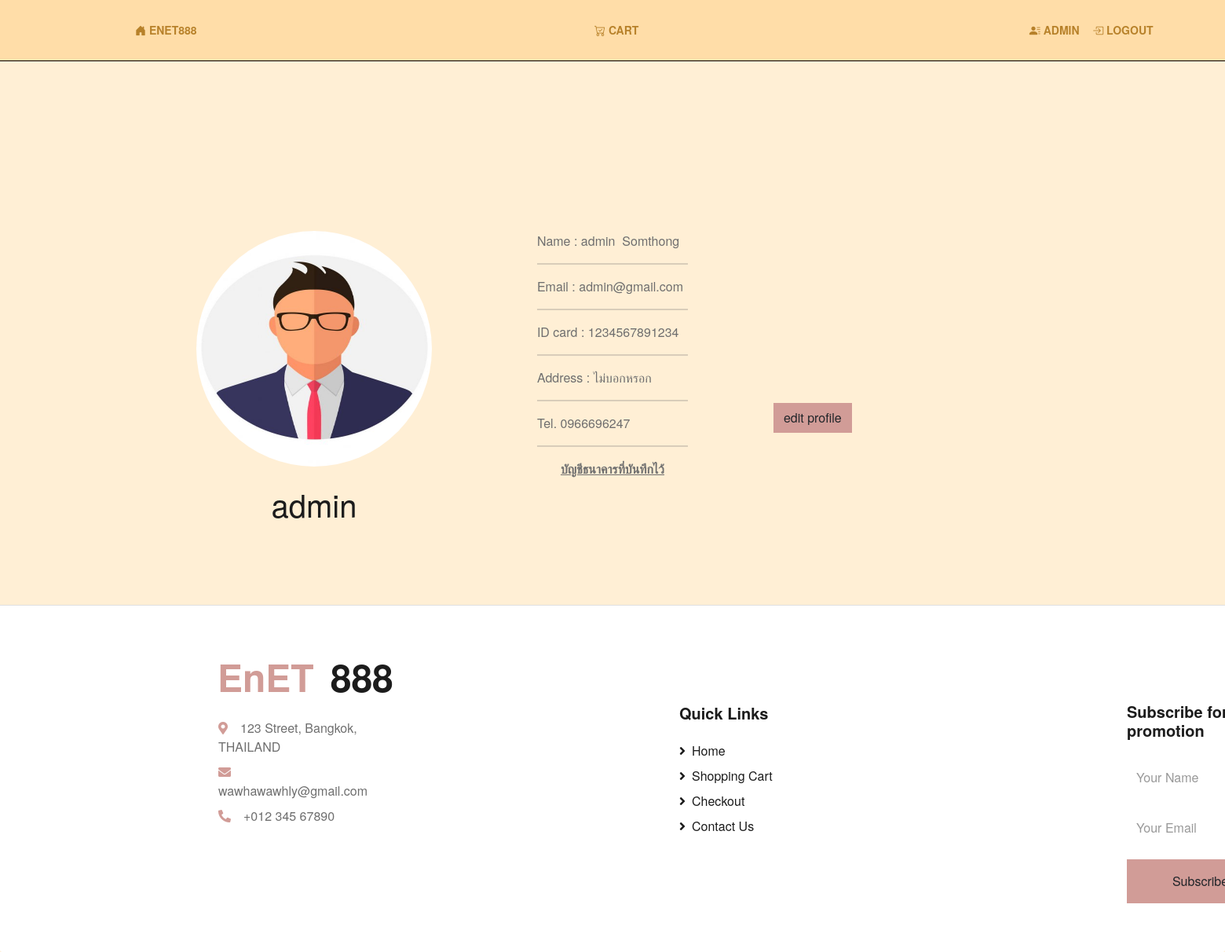
The app's page /profile.php (signed in) with its own data.
### tables this page shows
CREATE TABLE `user` (
  `User_ID` int(11) NOT NULL,
  `username` varchar(50) NOT NULL,
  `password` varchar(50) NOT NULL,
  `name` varchar(100) NOT NULL,
  `surname` varchar(255) NOT NULL,
  `email` varchar(100) NOT NULL,
  `ID_card` varchar(50) NOT NULL,
  `address` text NOT NULL,
  `tel` varchar(50) NOT NULL,
  `Icon` varchar(255) NOT NULL,
  `role` varchar(255) NOT NULL
);

### profile.php (the view, shortened to what this page needs)
<!DOCTYPE html>
<html lang="en">
<head>
    <link rel="stylesheet" href="https://cdn.jsdelivr.net/npm/bootstrap-icons@1.6.1/font/bootstrap-icons.css">
    <link href="https://cdn.jsdelivr.net/npm/bootstrap@5.1.3/dist/css/bootstrap.min.css" rel="stylesheet">
    <link rel="stylesheet" href="css/profile.css">
    <link href="css/style.css" rel="stylesheet">
    <link href="https://cdnjs.cloudflare.com/ajax/libs/font-awesome/5.10.0/css/all.min.css" rel="stylesheet">
</head>
<body>
    <?php include 'nav.php'; ?>
    <div class="container rounded mt-5 mb-5">
        <div class="row align-items-center">
            <div class="col-sm-4 ">
                <br><br><br>
                    <div class="d-flex flex-column align-items-center text-center p-3 py-5">
                    <?php
                        $conn = new PDO("mysql:host=localhost; dbname=enet888; charset=utf8","root","");
                        $sql = "SELECT * FROM user WHERE username='$_SESSION[username]'";
                        $result=$conn->query($sql);
                        $row = $result->fetch();
                    ?>
                        <center>
                    <?php
                            if($row['Icon']==""){
                    ?>
                                <img class="rounded-circle mt-5" src="img/default-profile.jpg" width="300px" height="300px" alt="avatar">
                    <?php
                            }else{
                    ?>
                                <img class="rounded-circle mt-5" src="image/Icon/<?php echo $row['Icon']?>" width="300px" height="300px" alt="avatar">
                    <?php
                            }
                    ?>
                        </center>
                        <br>
                        <h1><?php echo $row["username"]; ?></h1>
                    </div>
            </div>
        <div class="col-sm-4">
            <br><br><br>
        <div class="d-flex flex-column align-items-center text-center p-3 py-5">
         <div style="text-align: left;">
           <p>Name : <?php echo $row["name"]; ?>&nbsp;&nbsp;<?php echo $row["surname"]; ?></p><hr>
           <p>Email : <?php echo $row["email"]; ?></p><hr>
           <p>ID card : <?php echo $row["ID_card"]; ?></p><hr>
           <p>Address : <?php echo $row["address"]; ?></p><hr>
           <p>Tel. <?php echo $row["tel"]; ?></p><hr>
        <div class="col-md-12">
            <p class="container"><b><u>บัญชีธนาคารที่บันทึกไว้</u></b> <br>
            </p>
        </div>
         </div>
         </div>
        </div>
        <div class="col-sm-4">
            <br><br><br><br><br><br><br><br><br>
            <a href="profile_edit.php" class="btn btn-primary profile-button text-align=right" >edit profile</a>
        </div>
        </div>
    </div>
     <div class="card-footer" style="background-color: #ffff ;">
        <div class="col-2" style="margin-top: 50px; margin-bottom: 100px; margin-left: 225px; margin-right: 200px;">
            <h1 class="mb-4 display-5 font-weight-semi-bold"><span class="text-primary font-weight-bold border border-white px-3 mr-1">EnET</span>888</h1>
            <p class="mb-2" style="padding-left: 18px;"><i class="fa fa-map-marker-alt text-primary mr-3"></i>123 Street, Bangkok, THAILAND</p>
            <p class="mb-2" style="padding-left: 18px;"><i class="fa fa-envelope text-primary mr-3"></i>wawhawawhly@gmail.com</p>
            <p class="mb-0" style="padding-left: 18px;"><i class="fa fa-phone-alt text-primary mr-3"></i>+012 345 67890</p>
        </div>
        <div class="col-2" style="margin-left: 830px; margin-top: -255px; margin-bottom: 50px;">
            <h5 class="font-weight-bold text-dark mb-4">Quick Links</h5>
                <div class="d-flex flex-column justify-content-start">
                    <a class="text-dark mb-2" href="index.php"><i class="fa fa-angle-right mr-2"></i>Home</a>
                    <a class="text-dark mb-2" href="cart.php"><i class="fa fa-angle-right mr-2"></i>Shopping Cart</a>
                    <a class="text-dark mb-2" href="***"><i class="fa fa-angle-right mr-2"></i>Checkout</a>
                    <a class="text-dark" href="***"><i class="fa fa-angle-right mr-2"></i>Contact Us</a>
                </div>
        </div>
        <div class="col-2" style="margin-left: 1400px; margin-top: -220px; margin-bottom: 50px;">
            <h5 class="font-weight-bold text-dark mb-4">Subscribe for promotion</h5>
                <form action="">
                    <div class="form-group">
                        <input type="text" class="form-control border-0 py-4" placeholder="Your Name" required="required" />
                    </div>
                    <div class="form-group">
                        <input type="email" class="form-control border-0 py-4" placeholder="Your Email" required="required" />
                    </div>
                    <div>
                        <button class="btn btn-primary btn-block border-0 py-3" type="submit">Subscribe Now</button>
                    </div>
                </form>
        </div>
    </div>
</body>
</html>

### nav.php
<link rel="stylesheet" href="https://cdn.jsdelivr.net/npm/bootstrap-icons@1.6.1/font/bootstrap-icons.css">
<link rel="stylesheet" href="css/nav.css">
<?php if(!isset($_SESSION["User_ID"])){ ?>
  <div class="navbar" style="background-color: #ffdda8 ;">
    <a class="nav-link nav-link-ltr" style="margin-left: 10%;" id="left" href="index.php"><font color=#a06300 ><i class="bi bi-house-door-fill"></i> EnET888</font></a>
    <a class="nav-link nav-link-ltr" style="margin-left: 47.5%;" id="center" href="cart.php"><font color=#a06300 ><i class="bi bi-cart-check"></i> Cart</font></a>
    <a class="nav-link nav-link-ltr" style="margin-left: 80%;" href="login.php"><font color=#a06300 ><i class="bi bi-box-arrow-in-right"></i> login</font></a>
  </div>
<?php }else{ ?>
  <div class="navbar" style="background-color: #ffdda8 ;">
    <a class="nav-link nav-link-ltr" style="margin-left: 10%;" id="left" href="index.php"><font color=#a06300 ><i class="bi bi-house-door-fill"></i> EnET888</font></a>
    <a class="nav-link nav-link-ltr" style="margin-left: 47.5%;" id="center" href="cart.php"><font color=#a06300 ><i class="bi bi-cart-check"></i> Cart</font></a>
    <a class="nav-link nav-link-ltr" style="margin-left: 83%;" id="center" href="profile.php"><font color=#a06300 ><i class="bi bi-person-lines-fill"></i>&nbsp;<?php echo $_SESSION["username"] ?> </font></a>
    <a class="nav-link nav-link-ltr" style="margin-left: 90%;" href="logout.php"><font color=#a06300 ><i class="bi bi-box-arrow-in-right"></i> logout</font></a>
  </div>
<?php } ?>

### css/profile.css (style rules this page uses)
body { font-family: 'Quicksand'; color: #000000; background-color: #FFEFD5 }
.profile-button { background: #D19C97; box-shadow: none; border: none }

### css/nav.css (style rules this page uses)
body { padding: 0; margin: 0; font-family: 'Helvetica Neue', Helvetica, Arial, sans-serif; background-color: #FFEFD5; }
.navbar { border-bottom: 1px solid #000000; }
.nav-link { font-weight: bold; font-size: 14px; text-transform: uppercase; text-decoration: none; color: #031D44; padding: 20px 0px; margin: 0px 20px; display: inline-block; position: relative; opacity: 0.75; }
.nav-link::before { transition: 300ms; height: 5px; content: ""; position: absolute; background: linear-gradient(to right, yellow 0%, red 100%); ; }
.nav-link-ltr::before { width: 0%; bottom: 10px; }
#left { position: absolute; }
#center { position: absolute; }

### records on screen
user: username "admin", name "admin", surname "Somthong", email "admin@gmail.com", ID_card "1234567891234", address "ไม่บอกหรอก", tel "0966696247"

### other values on screen
$_SESSION["username"] "ADMIN"
